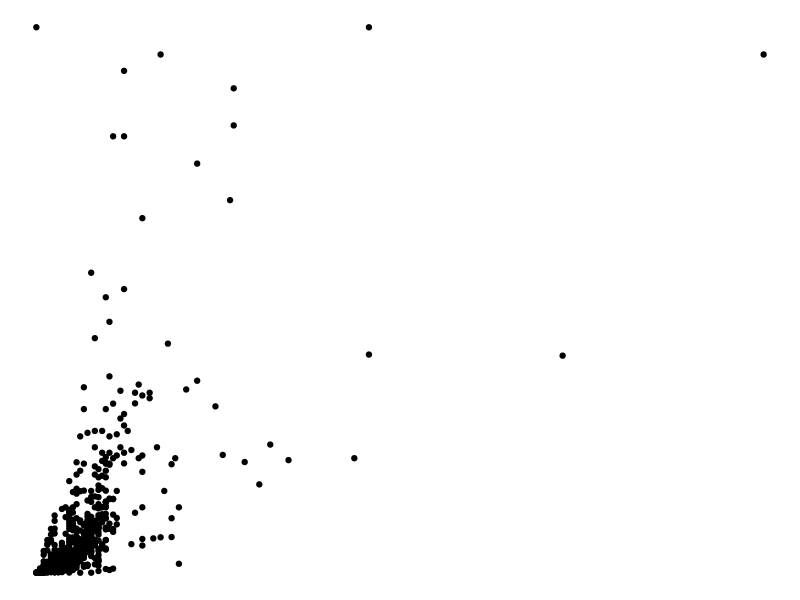

The R source for this figure:
library(here)
library(tidyverse)
library(ggplot2)

pokemon <- read_csv(here("data", "pokemon.csv"))

ggplot(pokemon, aes(x = height_m, y = weight_kg)) +
  geom_point() +
  theme_void()
